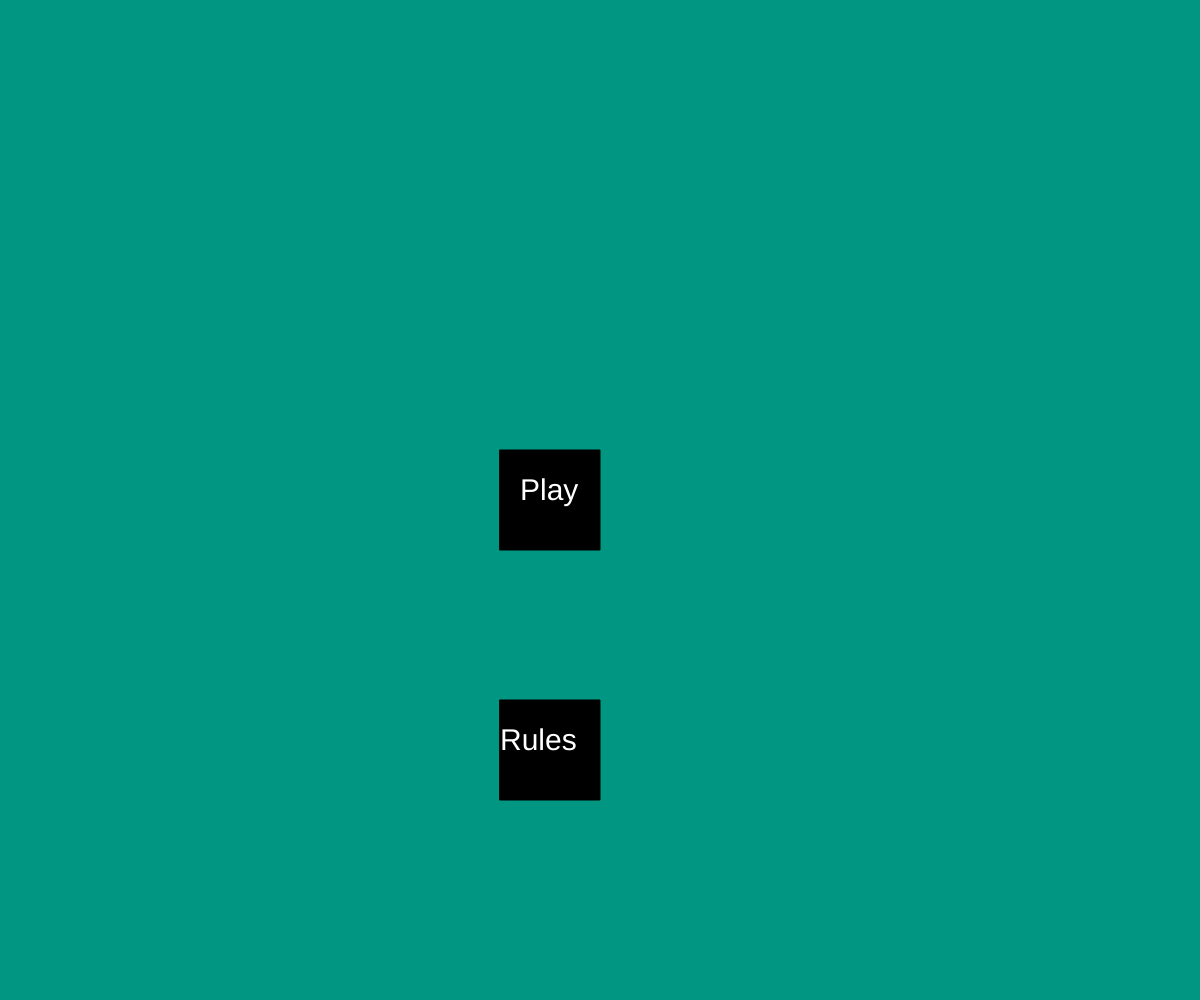
Frame 1 (no input)
Frame 60 (no input): identical to frame 1, image omitted
Frame 120 (the mouse pressed at the canvas centre since frame 60): identical to frame 1, image omitted

The p5.js sketch that drew this single still picture (run headless with seeded random() and noise() and a simulated clock; from frame 60 on, the mouse is pressed at the canvas centre):

// p5.js sketch
// ── sketch.js
//Amar Minhas 2d arrays assignment
//this project is a continuation of my previous projects

//setting variables
let gameState = 1;
let playerturn = 1;
let countryInfoClicked = 0;
let blockWidth;
let blockHeight;
let columns = 54;
let rows = 41;
let map;
//units! Bois
let infantry;

//creating variables for objects
let alaska;
let britishColumbia;
let yukon;
let northWest;
let cascadian;
let louisiana;
let eastAmerica;
let GoSL;
let quebec;
let mexico;
let florida;
let centAmeri;
let panama;
let cuba;
let venezuela;
let guinea;
let bolivia;
let brazil;
let peru;
let chile;
let laPlata;
let england;
let portugal;
let spain;
let france;
let restOfEurope;
let morocco;
let algeria;
let tunis;
let egypt;
let middleAfrica;
let westCongo;
let congo;
let somalia;
let mombasa;
let southAfrica;
let madagascar;







//setup
function setup() {
  createCanvas(windowWidth, windowHeight);
  //Creating a grid
  blockWidth = windowWidth / columns;
  blockHeight = windowHeight / rows;
  map = createGrid(columns, rows);
  //setting objects
  //Canadian Cores
  alaska = new Province("Alaska", 0, 2, 0, 2, "No One", 2, 3, 0);
  britishColumbia = new Province("British Columbia", 2, 3, 0, 5, "No One", 0, 0, 0);
  yukon = new Province("Yukon", 3, 6, 0, 5, "No One", 0, 0, 0);
  northWest = new Province("Northwest Territories", 6, 12, 0, 5, "No One", 0, 0, 0);
  GoSL = new Province("Gulf Of St.Lawrence", 12, 14, 4, 8, "No One", 0, 0, 0);
  quebec = new Province("Quebec", 14, 17, 1, 6, "France", 0, 0, 0);
  //'Murica
  cascadian = new Province("Cascadia", 3, 6, 5, 10, "No One", 0, 0, 0);
  louisiana = new Province("Louisiana", 6, 10, 5, 10, "No One", 0, 0, 0);
  eastAmerica = new Province("Eastern America", 10, 12, 5, 10, "No One", 0, 0, 0);
  florida = new Province("Florida", 10, 12, 10, 12, "No One", 0, 0, 0);
  //Central America
  mexico = new Province("Mexico", 4, 8, 10, 14, "No One", 0, 0, 0);
  centAmeri = new Province("Central America", 6, 8, 14, 17, "No One", 0, 0, 0);
  panama = new Province("Panama", 8, 10, 16, 17, "No One", 0, 0, 0);
  cuba = new Province("Cuba", 10, 13, 14, 15, "No One", 0, 0, 0);
  //South America
  venezuela = new Province("Venezuela", 9, 11, 17, 19, "No One", 0, 0, 0);
  guinea = new Province("Guinea", 11, 15, 18, 19, "No One", 0, 0, 0);
  bolivia = new Province("Bolivia", 7, 10, 19, 22, "No One", 0, 0, 0);
  brazil = new Province("Brazil", 10, 17, 19, 26, "No One", 0, 0, 0);
  peru = new Province("Peru", 8, 10, 22, 25, "No One", 0, 0, 0);
  chile = new Province("Chile", 9, 10, 25, 34, "No One", 0, 0, 0);
  laPlata = new Province("La Plata", 10, 13, 26, 32, "No One", 0, 0, 0);
  //Western Europe
  england = new Province("England", 20, 22, 5, 8, "England", 0, 0, 0);
  france = new Province("France", 22, 25, 9, 11, "France", 0, 0, 0);
  portugal = new Province("Portugal", 21, 22, 11, 13, "Portugal", 0, 0, 0);
  spain = new Province("Spain", 22, 24, 11, 13, "Spain", 0, 0, 0);
  //Rest of Europe
  restOfEurope = new Province("the Rest Of Europe", 25, 32, 8, 12, "Uncolonizable Men", 0, 0, 0);
  //North Africa
  morocco = new Province("Morocco", 21, 23, 21, 22, "No One", 0, 0, 0);
  algeria = new Province("Algeria", 23, 26, 21, 24, "No One", 0, 0, 0);
  tunis = new Province("Tunis", 26, 29, 21, 24, "No One", 0, 0, 0);
  egypt = new Province("Egypt", 29, 32, 21, 24, "No One", 0, 0, 0);
  //Middle Africa

}

//just calls other functions
function draw() {
  checkState();
}









//determines which screen the game needs to show
function checkState() {
  if (gameState === 1) {
    backGroundOne();
  }
  else if (gameState === 2) {
    backGroundTwo();

  }
  else if (gameState === 3) {
    backGroundThree();
  }
}



//makes the home screen
function backGroundOne() {
  //the aesthetics of the screen
  background(0, 150, 130);
  fill(0);
  rect(windowWidth / 2 - 100, windowHeight / 2 - 50, 100, 100);
  fill(255);
  textSize(30);
  text("Play", windowWidth / 2 - 80, windowHeight / 2);

  //sends to the game. This is a state variable thing that sends you to either the game or the tutorial
  if (windowWidth / 2 - 100 < mouseX && mouseX < windowWidth / 2 && windowHeight / 2 - 50 < mouseY && mouseY < windowHeight / 2 + 50 && mouseIsPressed) {
    gameState = 2;
    background(0);
  }
  //the aesthetics of the screen

  fill(0);
  rect(windowWidth / 2 - 100, windowHeight / 2 + 200, 100, 100);
  fill(255);
  text("Rules", windowWidth / 2 - 100, windowHeight / 2 + 250);

  //sends to the tutorial
  if (windowWidth / 2 - 100 < mouseX && mouseX < windowWidth / 2 + 100 && windowHeight / 2 + 200 < mouseY && mouseY < windowHeight / 2 + 300 && mouseIsPressed) {
    gameState = 3;
    background(0);
  }
}






//starts the function chain that makes the world
function backGroundTwo() {
  background(0, 0, 255);
  displayGrid();
  makeEarthMap();
}

//makes the tutorial screen
function backGroundThree() {
  background(0, 0, 0);
  fill(255, 0, 0);
  rect(windowWidth - 50, 0, 50, 50);
  fill(255);
  textSize(30);
  text("these are the rules", 10, 50);

  //the exit button
  if (windowWidth > mouseX && windowWidth - 50 < mouseX && 50 > mouseY && 0 < mouseY && mouseIsPressed) {
    gameState = 1;
  }
}



//makes every land mass
function makeEarthMap() {
  //Canadian Cores
  alaska.display();
  britishColumbia.display();
  yukon.display();
  northWest.display();
  GoSL.display();
  quebec.display();
  //America
  cascadian.display();
  louisiana.display();
  eastAmerica.display();
  florida.display();
  //Central America
  mexico.display();
  centAmeri.display();
  panama.display();
  cuba.display();
  //South America
  venezuela.display();
  guinea.display();
  bolivia.display();
  brazil.display();
  peru.display();
  chile.display();
  laPlata.display();
  //Europe
  england.display();
  france.display();
  portugal.display();
  spain.display();
  //Rest of Europe
  restOfEurope.display();
  //North Africa
  morocco.display();
  algeria.display();
  tunis.display();
  egypt.display();
}

//actually displays the map
//colour list appears as follows: 0 = ocean, 1 = hovered over, 2 = england, 3 = spain, 4 = france, 5 =portugal, 6 = uncolonized
function displayGrid() {
  for (let x = 0; x < columns; x++) {
    for (let y = 0; y < rows; y++) {
      if (map[x][y] === 1) {
        fill(70, 70, 70);
      }
      else if (map[x][y] === 2) {
        fill(255, 0, 0);
      }
      else if (map[x][y] === 3) {
        fill(255, 204, 0);
      }
      else if (map[x][y] === 4) {
        fill(0, 0, 255);
      }
      else if (map[x][y] === 5) {
        fill(0, 255, 0);
      }
      else if (map[x][y] === 6) {
        fill(255);
      }
      else if (map[x][y] === 7) {
        fill(0);
      }
      else {
        fill(0, 150, 255);
      }
      //actually makes the grid
      rect(x * blockWidth, y * blockHeight, blockWidth, blockHeight);
    }
  }
}



// THIS SECTION IS FOR CLASSES
// IT STARTS RIGHT HERE





// this whole thing is the class called province. It functions to make it easier to make countries for the game when starting up the game
class Province {
  constructor(name, xStart, xFin, yStart, yFin, ownedBy, gold, resources, isClicked) {
    this.n = name;//this represents the name
    this.x = xStart;//first x value
    this.x1 = xFin; // last x value
    this.y = yStart; // first y value
    this.y1 = yFin;// last y value
    this.ownedBy = ownedBy; // who owns this fine piece of land right here
    this.g = gold; // the gold and resources
    this.r = resources;
    this.c = isClicked;// and finally if the country is being clicked


  }

  //Our map is a 2d array, so what display does is depending on who owns a province sets the province owner ID to that country, thus changing the colour
  display (x, y, x1, y1, o) {
    for(let x = this.x; x < this.x1; x++) {
      for(let y = this.y; y < this.y1; y++) {
        if (countryMousedOver(this.x, this.y, this.x1, this.y1) === true) {
          map[x][y] = 1;
        }
        else if (this.ownedBy === "No One") {
          map[x][y] = 6;
        }
        else if (this.ownedBy === "Portugal") {
          map[x][y] = 5;
        }
        else if (this.ownedBy === "France") {
          map[x][y] = 4;
        }
        else if (this.ownedBy === "Spain") {
          map[x][y] = 3;
        }
        else if (this.ownedBy === "England") {
          map[x][y] = 2;
        }
        else if (this.ownedBy === "Uncolonizable Men") {
          map[x][y] = 7;
        }
        //if this is true, a pop up of the countries info appears
        if (clickOnCountry(this.x, this.y, this.x1, this.y1) === true) {
          this.c = 1;
        }
        //this turns off the popup
        isClicked(this.x, this.y, this.x1, this.y1, this.n, this.g, this.r, this.c, this.ownedBy);
        if (keyIsPressed && (key === "c"|| key === "C") ) {
          this.c = 0;

        }
      }
    }
  }
}
class Infantry {
  constructor(x, y, h) {
    this.x = x;
    this.y = y;
    this.health = h;
  }
  display() {

  }
}



// IT ENDS RIGHT HERE



//DISPLAY FUNCTION USES THIS
//countries call on this to see if they are being clicked
function isClicked(x1, y1, x2, y2, countryName, gold, resources, isClicked, ownedBy) {
  if (isClicked === 1) {
    fill(255);
    rect(windowWidth / 2 - 100, windowHeight / 2 - 100, 210, 210);
    fill(0);
    textSize(13);
    text("This is " + countryName, windowWidth / 2 - 90, windowHeight / 2 - 80);
    text("It is owned by: " + ownedBy, windowWidth / 2 - 90, windowHeight / 2 - 40);
    text("It has this many resources: " + resources, windowWidth / 2 - 90, windowHeight / 2);
    text("It has this much gold: " + gold, windowWidth / 2 - 90, windowHeight / 2 + 40);
    text("Press C to remove this page!", windowWidth / 2 - 90, windowHeight / 2 + 80);
  }
}



//THE DISPLAY FUNCTION USES THIS TOO
//input coordinates and it tells you if the mouse is clicking inside of them
function clickOnCountry(x1, y1, x2, y2) {
  return x1 * blockWidth < mouseX && mouseX < x2 * blockWidth && y1 * blockHeight < mouseY && mouseY < y2 * blockHeight && mouseIsPressed;
}



//THE DISPLAY FUNSTION USES THIS TOO ALSO
//just checks if you moused over a thing
function countryMousedOver(x1, y1, x2, y2) {
  if (x1 * blockWidth < mouseX && mouseX < x2 * blockWidth && y1 * blockHeight < mouseY && mouseY < y2 * blockHeight) {
    return true;
  }
}




// THE SETUP FUNCTION USES THIS

//creates an empty grid that will be used as the map
function createGrid(columns, rows) {
  let randomGrid = [];
  for (let x = 0; x < columns; x++) {
    randomGrid.push([]);
    for (let y = 0; y < rows; y++) {
      randomGrid[x].push(0);
    }
  }
  return randomGrid;
}
